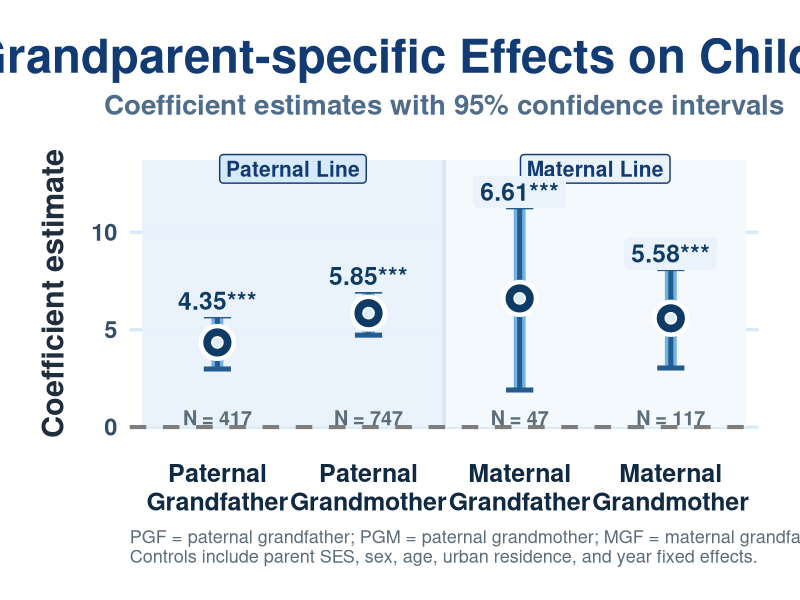
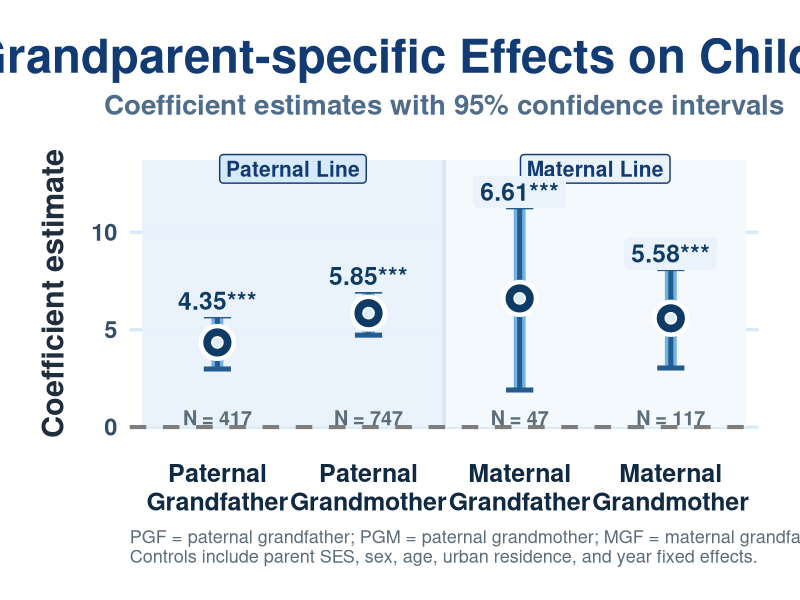

The R source for these figures, in order:
#========================
# 1. Load packages
#========================
library(ggplot2)
library(dplyr)
library(scales)
library(grid)   # for unit()

#========================
# 2. Input data
#========================
df <- data.frame(
  x           = c(1, 2, 3, 4),
  grandparent = c("PGF", "PGM", "MGF", "MGM"),
  label_full  = c("Paternal\nGrandfather",
                  "Paternal\nGrandmother",
                  "Maternal\nGrandfather",
                  "Maternal\nGrandmother"),
  estimate    = c(4.346, 5.850, 6.606, 5.584),
  se          = c(0.696, 0.576, 2.399, 1.301),
  stars       = c("***", "***", "***", "***"),
  n           = c(417, 747, 47, 117)
)

#========================
# 3. Compute 95% confidence intervals
#========================
df <- df %>%
  mutate(
    lower     = estimate - 1.96 * se,
    upper     = estimate + 1.96 * se,
    label_num = sprintf("%.2f%s", estimate, stars),
    label_n   = paste0("N = ", comma(n))
  )

ymax_plot <- max(df$upper) + 2.4

#========================
# 4. Create plot
#========================
p <- ggplot(df, aes(x = x, y = estimate)) +
  
  # Background shading: paternal vs maternal line
  annotate("rect",
           xmin = 0.5, xmax = 2.5,
           ymin = 0, ymax = ymax_plot,
           fill = "#E8F2FB", alpha = 0.95) +
  
  annotate("rect",
           xmin = 2.5, xmax = 4.5,
           ymin = 0, ymax = ymax_plot,
           fill = "#F3F8FC", alpha = 0.98) +
  
  # Vertical separator between paternal and maternal sides
  annotate("segment",
           x = 2.5, xend = 2.5,
           y = 0, yend = ymax_plot,
           color = "#D6E6F5",
           linewidth = 1.2) +
  
  # Group labels
  annotate("label",
           x = 1.5, y = ymax_plot - 0.45,
           label = "Paternal Line",
           fill = "#D7EAF9", color = "#123B73",
           fontface = "bold",
           size = 5.3,
           label.size = 0.5,
           label.r = unit(0.15, "lines")) +
  
  annotate("label",
           x = 3.5, y = ymax_plot - 0.45,
           label = "Maternal Line",
           fill = "#EAF3FA", color = "#123B73",
           fontface = "bold",
           size = 5.3,
           label.size = 0.5,
           label.r = unit(0.15, "lines")) +
  
  # Decorative glow circles behind points
  geom_point(
    data = df,
    aes(x = x, y = estimate),
    inherit.aes = FALSE,
    size = 18,
    shape = 21,
    fill = "#A9D2F3",
    color = NA,
    alpha = 0.16
  ) +
  geom_point(
    data = df,
    aes(x = x, y = estimate),
    inherit.aes = FALSE,
    size = 12,
    shape = 21,
    fill = "#7DB7E8",
    color = NA,
    alpha = 0.16
  ) +
  
  # Zero reference line
  geom_hline(
    yintercept = 0,
    linetype = "dashed",
    linewidth = 1.4,
    color = "#7D7D7D"
  ) +
  
  # Confidence interval line
  geom_linerange(
    aes(ymin = lower, ymax = upper),
    linewidth = 4.0,
    color = "#6FAFE3",
    alpha = 0.98
  ) +
  
  # Error bar caps
  geom_errorbar(
    aes(ymin = lower, ymax = upper),
    width = 0.18,
    linewidth = 1.7,
    color = "#245C90"
  ) +
  
  # Main points
  geom_point(
    size = 9.5,
    shape = 21,
    fill = "#0D3B66",
    color = "white",
    stroke = 2.3
  ) +
  
  # Small highlight in the center of each point
  geom_point(
    size = 3.2,
    shape = 21,
    fill = "#DCECF9",
    color = "white",
    stroke = 0.8
  ) +
  
  # Coefficient labels
  geom_label(
    aes(y = upper + 0.78, label = label_num),
    fill = "#EAF3FB",
    color = "#0D3B66",
    size = 6.2,
    fontface = "bold",
    label.size = 0,
    label.padding = unit(0.24, "lines")
  ) +
  
  # Sample size labels
  geom_text(
    aes(y = 0.48, label = label_n),
    color = "#5B6C7A",
    size = 5.0,
    fontface = "bold"
  ) +
  
  scale_x_continuous(
    limits = c(0.5, 4.5),
    breaks = df$x,
    labels = df$label_full,
    expand = expansion(mult = c(0.02, 0.02))
  ) +
  
  labs(
    title = "Grandparent-specific Effects on Child ISEI",
    subtitle = "Coefficient estimates with 95% confidence intervals",
    x = NULL,
    y = "Coefficient estimate",
    caption = paste0(
      "PGF = paternal grandfather; PGM = paternal grandmother; ",
      "MGF = maternal grandfather; MGM = maternal grandmother\n",
      "Controls include parent SES, sex, age, urban residence, and year fixed effects."
    )
  ) +
  
  coord_cartesian(ylim = c(0, ymax_plot), clip = "off") +
  
  theme_minimal(base_size = 20) +
  theme(
    plot.title = element_text(
      size = 34,
      face = "bold",
      color = "#123B73",
      hjust = 0.5,
      margin = margin(b = 8)
    ),
    plot.subtitle = element_text(
      size = 20,
      face = "bold",
      color = "#4F6D8A",
      hjust = 0.5,
      margin = margin(b = 18)
    ),
    axis.title.y = element_text(
      size = 22,
      face = "bold",
      color = "#1F2D3D",
      margin = margin(r = 15)
    ),
    axis.text.x = element_text(
      size = 18,
      face = "bold",
      color = "#102A43",
      lineheight = 0.95,
      margin = margin(t = 12)
    ),
    axis.text.y = element_text(
      size = 17,
      face = "bold",
      color = "#334E68"
    ),
    panel.grid.major.x = element_blank(),
    panel.grid.minor = element_blank(),
    panel.grid.major.y = element_line(
      color = "#D9EAF7",
      linewidth = 1.2
    ),
    plot.background = element_rect(fill = "white", color = NA),
    panel.background = element_rect(fill = "white", color = NA),
    plot.margin = margin(28, 30, 24, 30),
    plot.caption = element_text(
      size = 13,
      color = "#5B6C7A",
      hjust = 0
    )
  )

print(p)

#========================
# 5. Export figure
#========================
ggsave(
  "grandparent_effects_poster_paternal_maternal_bg.png",
  plot = p,
  width = 13,
  height = 8.5,
  dpi = 400,
  bg = "white"
)
